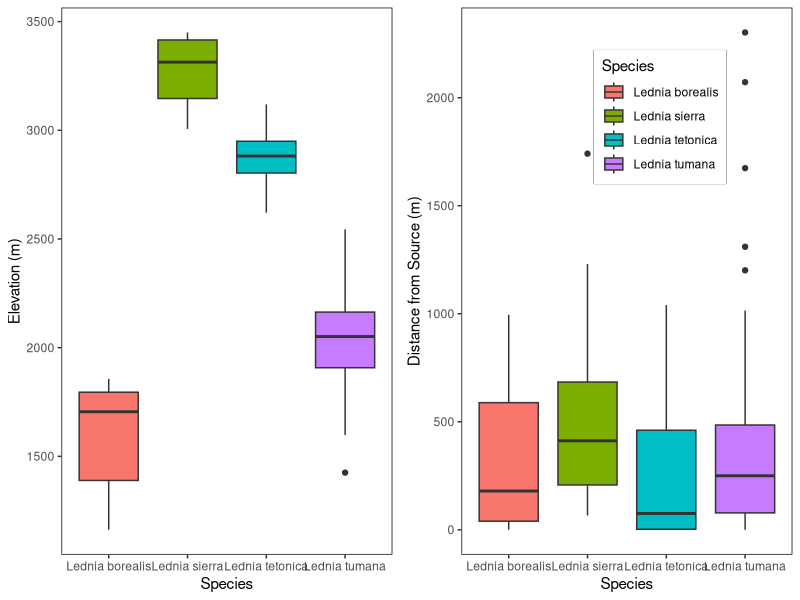

R code for this plot: (Note: this script raises an error after producing the figure.)
#Project: Lednia Review Paper Analysis
#Title:Stoneflies in the genus Lednia (Plecoptera: Nemouridae): sentinels of climate change impacts on mountain stream biodiversity
#journal: Biodiversity and Conservation
#Date: Sept 30,2021

######################################################
library(tidyverse)
library(ggplot2)
library(cowplot)
######################################################

data<-read.csv("Data/Lednia.analysis.csv")
newer_dataz<-read.csv("Data/new_dataz.csv")
new_data<-read.csv("Data/lednia_new_data.csv")

######################################################

#Figure 4:
elev.sp<-data%>%
  ggplot(aes(x=Species,y=Elev.m, fill=Species))+
  geom_boxplot()+
  ylab("Elevation (m)")+ theme_bw()+
  theme(panel.grid.major = element_blank(),
        panel.grid.minor = element_blank(),
        panel.border = element_rect(colour = "black"))+
  theme(legend.position = "none")

dist.sp<-data%>%
  filter(D.From.Source.m< 5000)%>%
  ggplot(aes(x=Species,y=D.From.Source.m, fill=Species))+
  geom_boxplot()+
  ylab("Distance from Source (m)")+ theme_bw()+
  theme(panel.grid.major = element_blank(),
        panel.grid.minor = element_blank(),
        panel.border = element_rect(colour = "black"),
        legend.box.background = element_rect(colour = "black", linetype='solid'))+
  theme(legend.position = c(.6,.8))

dist.genus<-data%>%
  ggplot(aes(x=Genus,y=D.From.Source.m, fill=Genus))+
  geom_boxplot()+
  ylab("Distance from Source (m)")

elev.genus<-data%>%
  ggplot(aes(x=Genus,y=Elev.m, fill=Genus))+
  geom_boxplot()+
  ylab("Elevation (m)")+ theme_bw()+
  theme(panel.grid.major = element_blank(),
        panel.grid.minor = element_blank(),
        panel.border = element_rect(colour = "black"))+
  theme(legend.position = "none")

#plot both figs
plot_grid(elev.sp,dist.sp)

#Stats
elev.anova<-aov(Elev.m~Species, data=data)
summary(elev.anova)
TukeyHSD(elev.anova)

sd(data$D.From.Source.m)
stderr(data$D.From.Source.m)
dist.anova<-aov(D.From.Source.m~Species, data=data)
summary(dist.anova)
TukeyHSD(dist.anova)

##########################################################################################
#Figure 3: Population discovery
#by species

new_dataz<-new_data%>%
  add_column(number=1)%>%
  group_by(Species)%>%
  mutate(total.number.pops=sum(number))%>%
  ungroup()%>%
  group_by(Species, Year,total.number.pops)%>%
  summarise(number.pops=sum(number))%>%
  ungroup()%>%
  drop_na()

new_dataz%>%
  ggplot(aes(x=Year, y=number.pops, colour=Species))+
  geom_point()+
  geom_line()

#write.csv(new_dataz, "new_dataz.csv")  

newer_dataz%>%
  ggplot(aes(x=Year, y=new.pops, colour=Species))+
  geom_point()+
  geom_line()+
  ylab("Cumulative Number of Popualtions Discovered")+
  theme_bw()+
  theme(panel.grid.major = element_blank(),
        panel.grid.minor = element_blank(),
        panel.border = element_rect(colour = "black"))


